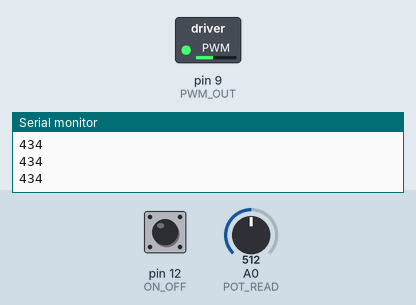
Simulated run of this sketch. Board: Arduino Uno, built with avr-gcc and run on an emulated ATmega328P. On the bench: switched loads named in the sketch (green lamp = pin HIGH), the last lines printed to the serial monitor. The inputs (shaded band) are chosen by the test bench; at power-on: A0 (POT_READ) = 512, pin 12 (ON_OFF) HIGH.

Above: at 1.2 s.
1.3 s: A0 (POT_READ) set to 716
At 2.3 s:
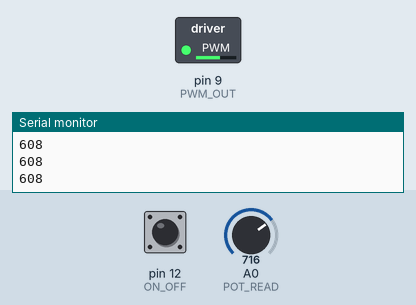
2.8 s: pin 12 (ON_OFF) pulled LOW for 0.15 s
At 2.87 s:
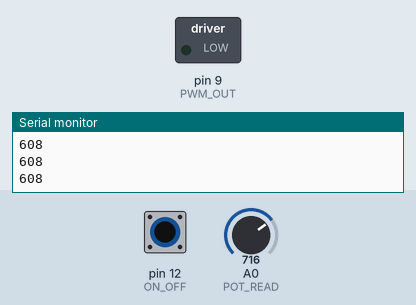
4.4 s: A0 (POT_READ) set to 1023
At 4.7 s:
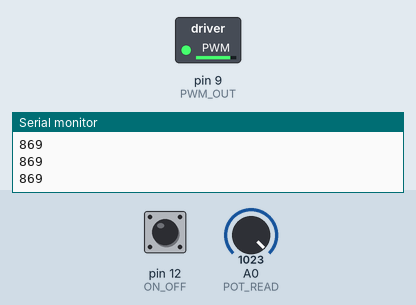
5.9 s: A0 (POT_READ) set to 306
At 7.1 s:
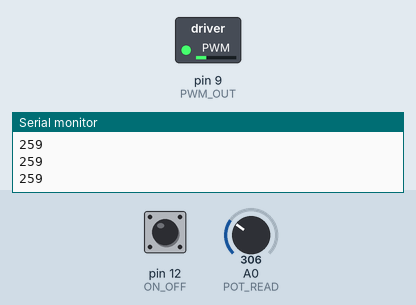
7.4 s: A0 (POT_READ) set to 511
At 8.2 s:
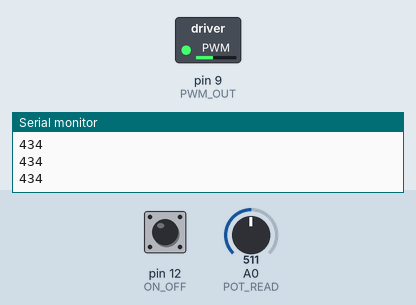
8.9 s: A0 (POT_READ) set to 0
At 9.4 s:
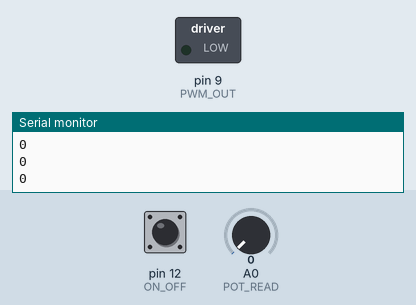
Timing chart, 0 to 11.4 s (numbered marks = the images above; inputs shaded):
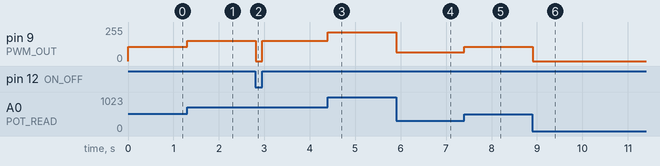

Measured:
- after the input at 1.3 s, pin 9 (PWM_OUT): 108/255 → 152/255 at once
- after the input at 2.8 s, pin 9 (PWM_OUT): 152/255 → 0/255 at once, → 152/255 0.14 s later
- after the input at 4.4 s, pin 9 (PWM_OUT): 152/255 → 217/255 at once
- after the input at 5.9 s, pin 9 (PWM_OUT): 217/255 → 64/255 at once
- after the input at 7.4 s, pin 9 (PWM_OUT): 64/255 → 108/255 at once
- after the input at 8.9 s, pin 9 (PWM_OUT): 108/255 → 0/255 at once

The sketch:

TreadmillLathe.ino
```cpp
#include <TimerOne.h>

/*
  MC-2100 Treadmill Motor Controller Interface
  Lathe Motor Controller via PWM
  ON/OFF Toggle

  Original from
  Joe Schoolcraft
  Brian Schoolcraft
  May 2013
  https://sonsofinvention.wordpress.com/2013/05/22/arduino-compatible-mc-2100-controller-and-lathe-tachometer

  Updates to make it work and add debounce FanMan 170122

*/


#define POT_READ A0 //Wiper of pot connected as voltage divider (Speed Command)
#define PWM_OUT 9 //Connected to blue wire of MC2100 (50ms period PWM out)
#define ON_OFF 12 //On/Off Switch Input
#define TO_LOW_DELAY 50 //Debounce time for HI to LO switch transition
#define TO_HIGH_DELAY 50 //Debounce time for LO to HI switch transition


#define PWM_CYCLE 50.0 //Output Signal PWM Period (50ms)

#define POT_DIF 4 //Change detection threshold on pot
#define MAX_DUTY 869 //Max Duty Cycle expected by MC-2100 (85% of 1023)
#define MIN_DUTY 0 //Min Duty Cycle expected by MC-2100 (0% of 1023)

int potTemp;
int potValue;
int lastPotValue;
int potCheck;
int speedLevel;

byte onOffState = 0;
byte lastonOffState = 0;
unsigned long lastOnOffTime = 0;

void setup()
{
  pinMode(POT_READ, INPUT);
  pinMode(PWM_OUT, OUTPUT);
  pinMode(ON_OFF, INPUT_PULLUP); //Enable internal pullup resistor to simplify external circuit

  Timer1.initialize(PWM_CYCLE * 1000); //Set pin 9 and 10 period to 50 ms
  Timer1.pwm(PWM_OUT, 25); //Start PWM at 0% duty cycle
  Serial.begin(9600);
}

void loop()
{
  //Read and condition pot value
  potTemp = analogRead(POT_READ);
  potCheck = abs(potTemp - potValue);
  if (potCheck >= POT_DIF) { //Only accept new value if it’s far enough from the current accepted value
    potValue = potTemp;
  }

  speedLevel = map(potValue, 0, 1023, 0, MAX_DUTY); //Convert Pot input to pwm level to send to MC-2100

  //Serial.println(speedLevel);

  onOffState = debounce(ON_OFF, &lastonOffState, &lastOnOffTime, TO_LOW_DELAY, TO_HIGH_DELAY);

  if (onOffState == LOW) { //Off  switch to ground is closed
    Timer1.setPwmDuty(PWM_OUT, 0); //Shut down MC-2100
  }

  if (onOffState == HIGH) { //ON switch to ground is open
    Timer1.setPwmDuty(PWM_OUT, speedLevel); //Send speed command to MC-2100
    //Serial.println(analogRead(9));
    Serial.println(speedLevel);
  }

}

////////////////////////////////////////////////////////////////////////////////////////////
/* Function for debouncing digital inputs

  Arguments:
  _debouncePin - ID of pin to be read/debounced
  lastReading - pointer to variable storing the previous reading (HIGH/LOW) of the input pin
  lastDebounceTime - pointer to variable storing the last time (ms) the input changed (not debounced)
  _toLowDelay - debounce time for HIGH to LOW transition
  _toHighDelay - debounce time for LOW to HIGH transition

  åReturns:
  _state - debounced state (HIGH/LOW) of _debouncePin
*/
////////////////////////////////////////////////////////////////////////////////////////////

byte debounce(byte _debouncePin, byte * lastReading, unsigned long * lastDebounceTime, int _toLowDelay, int _toHighDelay)
{
  byte _reading = digitalRead(_debouncePin);
  byte _state = *lastReading;

  if (_reading != *lastReading) { // pin state just changed
    *lastDebounceTime = millis(); // reset the debouncing timer
  }

  if ((millis() - *lastDebounceTime) >= _toLowDelay && _reading == LOW) {
    // whatever the reading is at, it's been there for longer
    // than the hold delay, so take it as the actual current state for use in the rest of the script
    _state = _reading;
    *lastReading = _reading;
    return _state;
  }

  if ((millis() - *lastDebounceTime) >= _toHighDelay && _reading == HIGH) {
    // whatever the reading is at, it's been there for longer
    // than the hold delay, so take it as the actual current state for use in the rest of the script
    _state = _reading;
    *lastReading = _reading;
    return _state;
  }
  *lastReading = _reading;
  return _state;
}
///////////////////////////////////////////////////////////////
```
